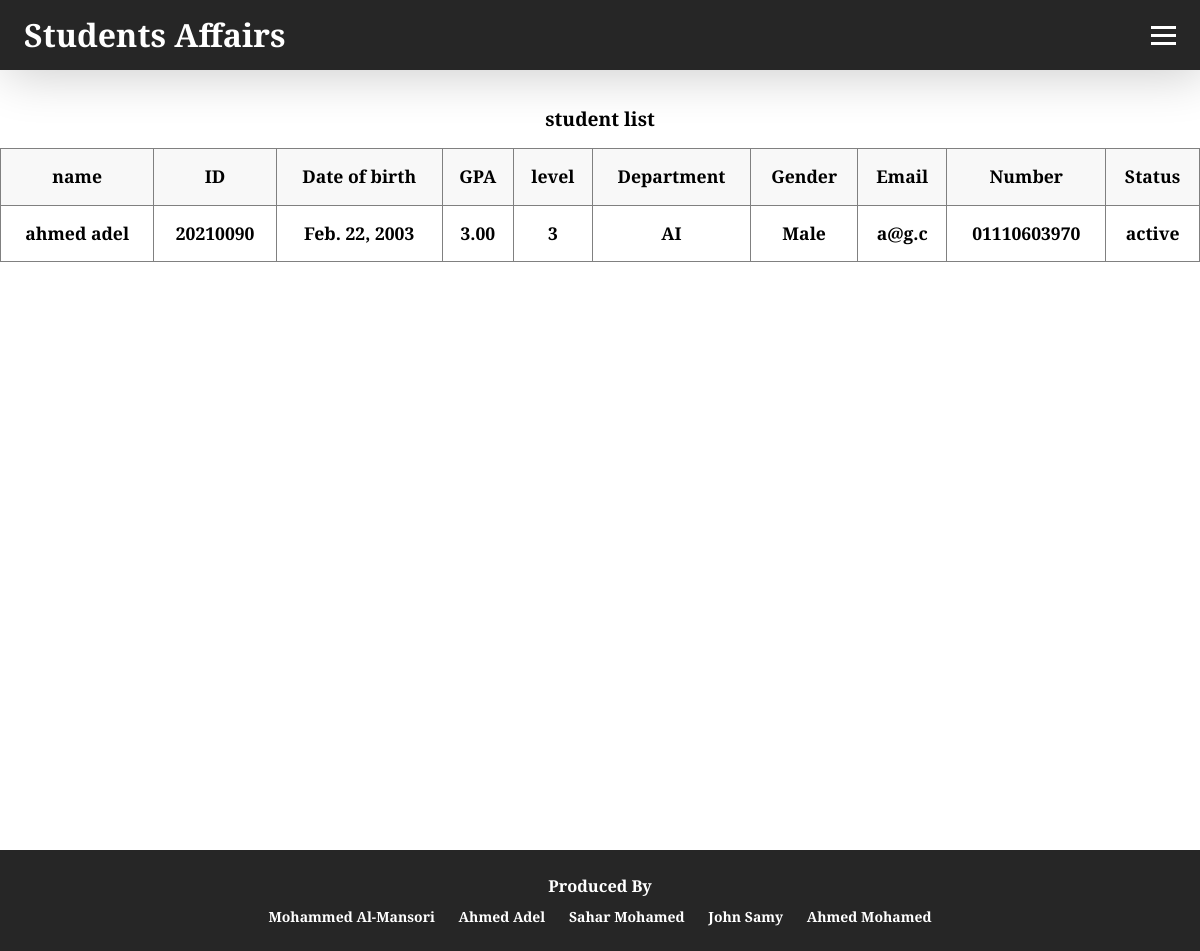
The page /html/student_list.html on the database as committed earlier.
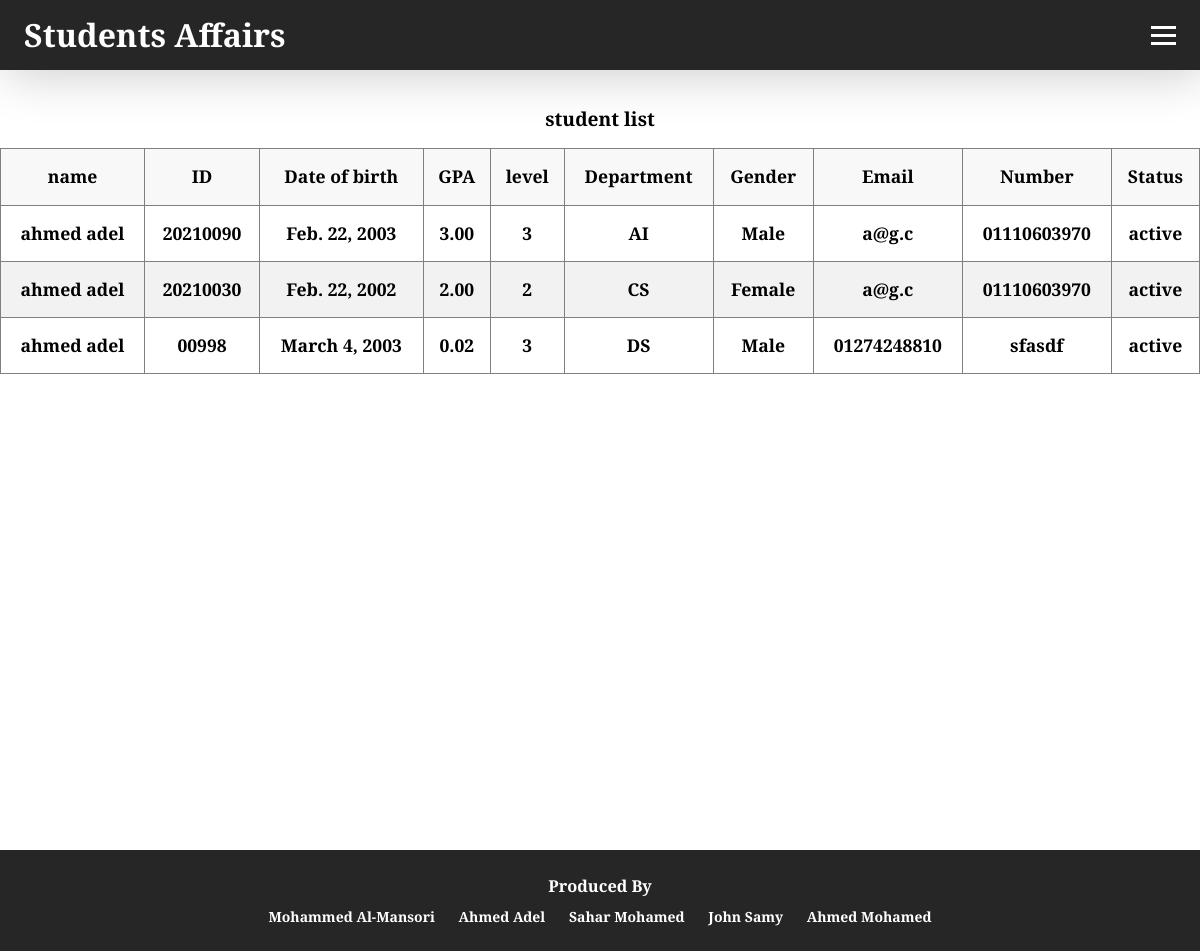
The same page on the database as committed later.
### student_affairs_app/models.py (models this page shows, shortened)
class Student(models.Model):
    name = models.CharField(max_length=255)
    email = models.EmailField()
    mobile = models.CharField(max_length=15)
    IDnum = models.CharField(max_length=9)
    birthDate = models.DateField()
    gpa = models.DecimalField(max_digits=3, decimal_places=2)
    level = models.PositiveIntegerField()
    dep = models.CharField(max_length=255)
    gender = models.CharField(max_length=10)
    status = models.CharField(max_length=10, choices=[('active', 'Active'), ('inactive', 'Inactive')])

### student_affairs_app/views.py (the view)
# urls.py: path('html/student_list.html',views.student_list,name='student_list'),
def student_list(request):
  students = Student.objects.all()
  return render(request, 'html/student_list.html', {'students':students})

### student_affairs_app/templates/html/student_list.html (shortened to what this page needs)
<!DOCTYPE html>
<html lang="en">
<head>
        {% load static %}
    <link rel="stylesheet" type="text/css" href="{% static 'css/styles.css' %}">
</head>
<body>
    <header class="navContener">
        <nav class="navbar">
            <a class="nav-brand">Students Affairs</a>
            <div class="hamburger">
                <span class="bar"></span>
                <span class="bar"></span>
                <span class="bar"></span>
            </div>
        </nav>
    </header>
    <section class="main">
        <table border="1" inputmode="html" class="table">
        <caption class="tableName">student list</caption>
        <thead class="tableHead">
            <tr>
                <td>name</td>
                <td>ID</td>
                <td>Date of birth</td>
                <td>GPA</td>
                <td>level</td>
                <td>Department</td>
                <td>Gender</td>
                <td>Email</td>
                <td>Number</td>
                <td>Status</td>
            </tr>
        </thead>
        <tbody id="tableBodyList" class="tableList">
            {% for student in students %}
                    {% if student.status == 'active' or student.status == 'Active' %}
                        <tr>
                            <td>{{ student.name }}</td>
                            <td>{{ student.IDnum }}</td>
                            <td>{{ student.birthDate }}</td>
                            <td>{{ student.gpa }}</td>
                            <td>{{ student.level }}</td>
                            <td>{{ student.dep }}</td>
                            <td>{{ student.gender }}</td>
                            <td>{{ student.email }}</td>
                            <td>{{ student.mobile }}</td>
                            <td>{{ student.status }}</td>
                        </tr>
                    {% endif %}
                {% endfor %}
        </tbody>
    </table>
</section>
    <footer>
        <h3>Produced By</h3>
        <ul>
            <li>Mohammed Al-Mansori</li>
            <li>Ahmed Adel</li>
            <li>Sahar Mohamed</li>
            <li>John Samy</li>
            <li>Ahmed Mohamed</li>
        </ul>
    </footer>
</body>
</html>

Rows that differ between the two databases and show on the page:
added Student: name "ahmed adel", IDnum "20210030", birthDate "Feb. 22, 2002", gpa "2.00", level "2", dep "CS", gender "Female", email "a@g.c", mobile "01110603970", status "active"
added Student: name "ahmed adel", IDnum "00998", birthDate "March 4, 2003", gpa "0.02", level "3", dep "DS", gender "Male", email "01274248810", mobile "sfasdf", status "active"
